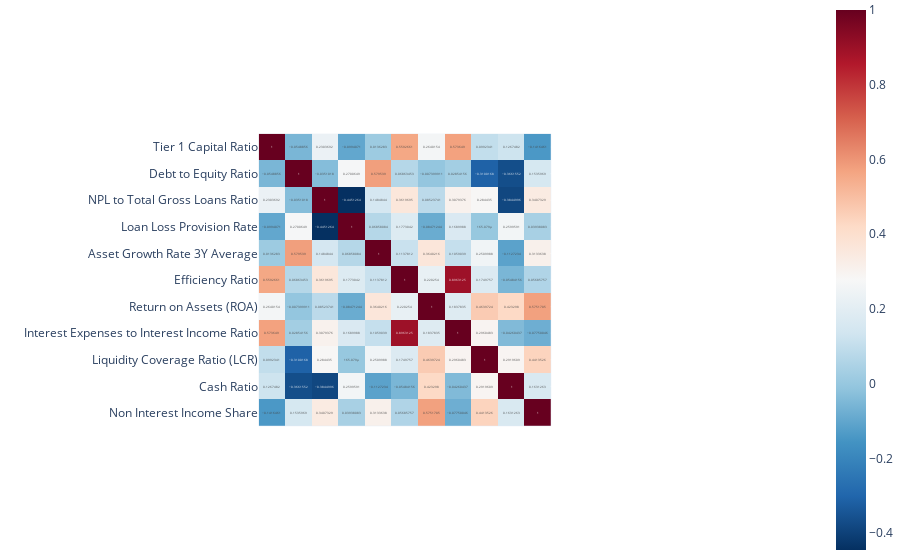

The notebook cell this image was saved under:
### Code cell
fig = px.imshow(df_tot_sum.drop(['Benchmark values'], axis=0).drop(['Total Assets', 'Total Gross Loans'], axis=1).corr(), text_auto=True, color_continuous_scale='RdBu_r')
fig.update_layout(
margin={"t": 0, "b": 0, "r": 0, "l": 0, "pad": 0},
)
fig.update_xaxes(dict(
        autorange=True,
        showgrid=False,
        ticks='',
        showticklabels=False
    ),)

### Figure 1 — Plotly figure (JSON) as saved in the notebook; plotly's stock layout.template omitted (floating-point values rounded to 4 significant figures)
{"data": [{"coloraxis": "coloraxis", "hovertemplate": "x: %{x}<br>y: %{y}<br>color: %{z}<extra></extra>", "name": "0", "texttemplate": "%{z}", "type": "heatmap", "x": ["Tier 1 Capital Ratio", "Debt to Equity Ratio", "NPL to Total Gross Loans Ratio", "Loan Loss Provision Rate", "Asset Growth Rate 3Y Average", "Efficiency Ratio", "Return on Assets (ROA)", "Interest Expenses to Interest Income Ratio", "Liquidity Coverage Ratio (LCR)", "Cash Ratio", "Non Interest Income Share"], "xaxis": "x", "y": ["Tier 1 Capital Ratio", "Debt to Equity Ratio", "NPL to Total Gross Loans Ratio", "Loan Loss Provision Rate", "Asset Growth Rate 3Y Average", "Efficiency Ratio", "Return on Assets (ROA)", "Interest Expenses to Interest Income Ratio", "Liquidity Coverage Ratio (LCR)", "Cash Ratio", "Non Interest Income Share"], "yaxis": "y", "z": [[1, -0.05489, 0.2304, -0.09941, 0.01363, 0.5593, 0.264, 0.5736, 0.09923, 0.1267, -0.1416], [-0.05489, 1, -0.0351, 0.2701, 0.5795, 0.06863, -0.0074, 0.02854, -0.31, -0.3662, 0.1536], [0.2304, -0.0351, 1, -0.4451, 0.1485, 0.362, 0.08524, 0.3079, 0.2844, -0.3845, 0.3407], [-0.09941, 0.2701, -0.4451, 1, 0.06858, 0.1773, -0.08471, 0.169, 0.0001651, 0.26, 0.03938], [0.01363, 0.5795, 0.1485, 0.06858, 1, 0.1138, 0.364, 0.1059, 0.251, -0.1127, 0.3134], [0.5593, 0.06863, 0.362, 0.1773, 0.1138, 1, 0.2203, 0.8963, 0.175, -0.05484, 0.05686], [0.264, -0.0074, 0.08524, -0.08471, 0.364, 0.2203, 1, 0.1838, 0.464, 0.4233, 0.5752], [0.5736, 0.02854, 0.3079, 0.169, 0.1059, 0.8963, 0.1838, 1, 0.296, -0.0426, -0.0775], [0.09923, -0.31, 0.2844, 0.0001651, 0.251, 0.175, 0.464, 0.296, 1, 0.292, 0.4414], [0.1267, -0.3662, -0.3845, 0.26, -0.1127, -0.05484, 0.4233, -0.0426, 0.292, 1, 0.1631], [-0.1416, 0.1536, 0.3407, 0.03938, 0.3134, 0.05686, 0.5752, -0.0775, 0.4414, 0.1631, 1]]}], "layout": {"autosize": true, "coloraxis": {"colorscale": [[0, "rgb(5,48,97)"], [0.1, "rgb(33,102,172)"], [0.2, "rgb(67,147,195)"], [0.3, "rgb(146,197,222)"], [0.4, "rgb(209,229,240)"], [0.5, "rgb(247,247,247)"], [0.6, "rgb(253,219,199)"], [0.7, "rgb(244,165,130)"], [0.8, "rgb(214,96,77)"], [0.9, "rgb(178,24,43)"], [1, "rgb(103,0,31)"]]}, "margin": {"b": 0, "l": 0, "pad": 0, "r": 0, "t": 0}, "xaxis": {"anchor": "y", "autorange": true, "constrain": "domain", "domain": [0.3195, 0.6805], "range": [-0.5, 10.5], "scaleanchor": "y", "showgrid": false, "showticklabels": false, "ticks": "", "type": "category"}, "yaxis": {"anchor": "x", "autorange": true, "constrain": "domain", "domain": [0, 1], "range": [10.5, -0.5], "type": "category"}}}
